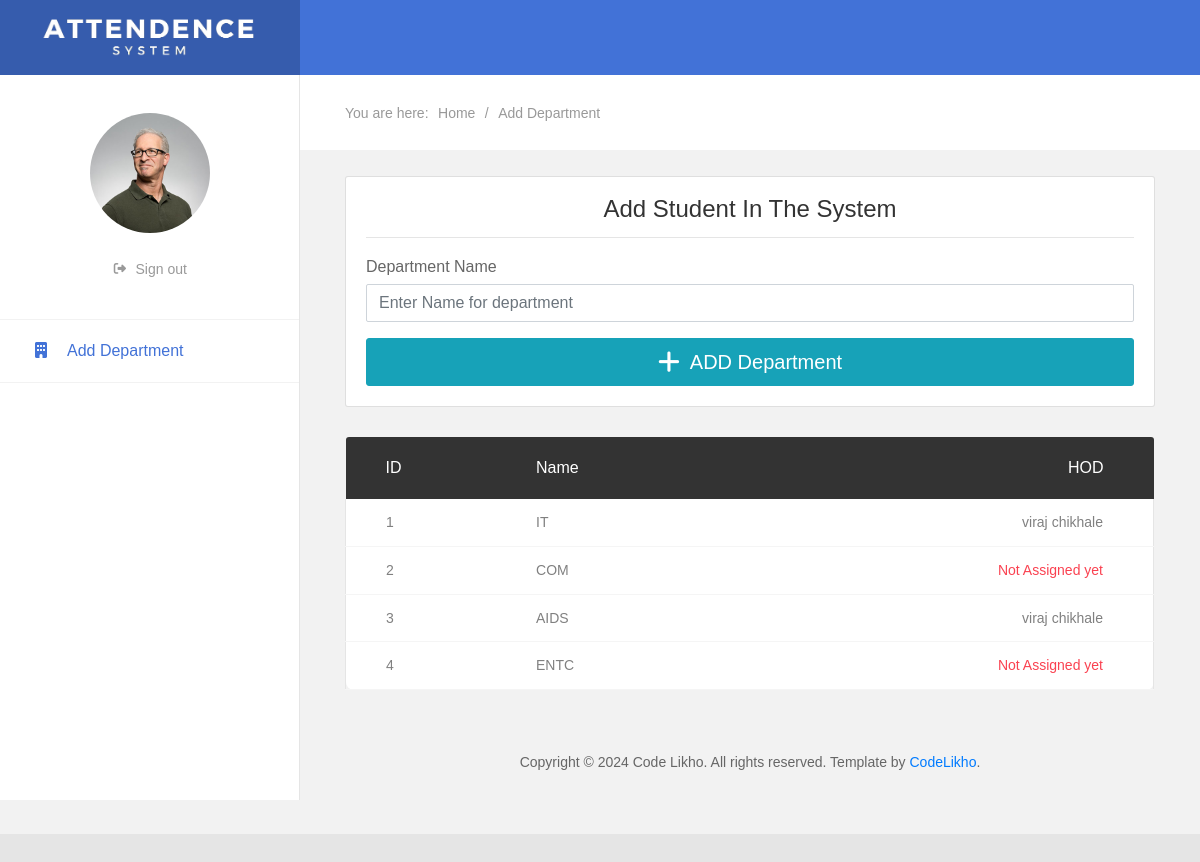
The page /principal/index.php (signed in) on the database as committed earlier.
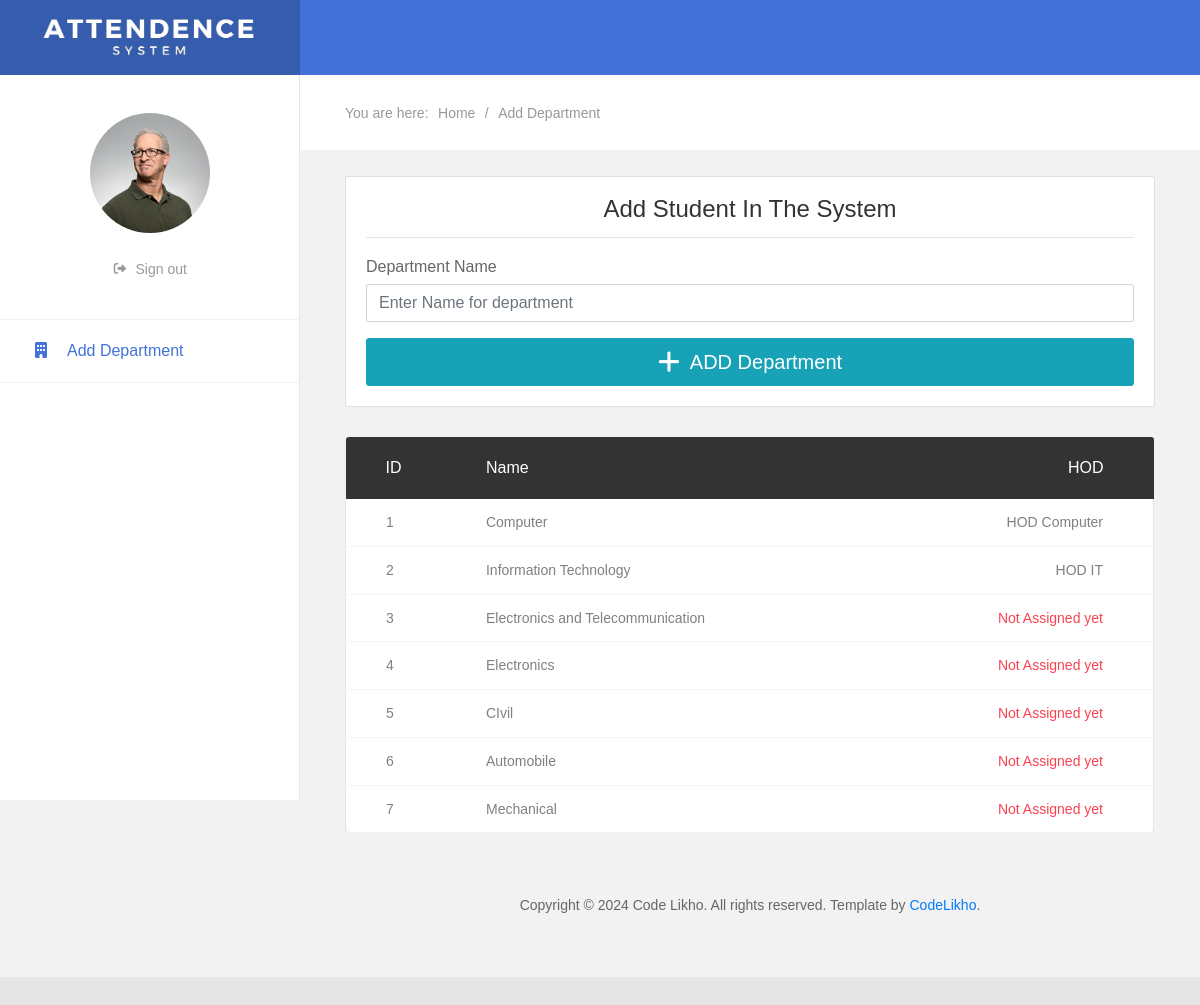
The same page on the database as committed later.
### tables this page shows
CREATE TABLE IF NOT EXISTS `department` (
  `id` int(11) NOT NULL AUTO_INCREMENT,
  `name` text NOT NULL,
  `status` tinyint(1) NOT NULL,
  PRIMARY KEY (`id`)
);

CREATE TABLE IF NOT EXISTS `hod_reg` (
  `id` int(11) NOT NULL AUTO_INCREMENT,
  `first_name` text NOT NULL,
  `last_name` text NOT NULL,
  `email` text NOT NULL,
  `phone` text NOT NULL,
  `password` text NOT NULL,
  `report_to` text NOT NULL,
  `department_id` text NOT NULL,
  PRIMARY KEY (`id`)
);

### principal/index.php (the view, shortened to what this page needs)
<!DOCTYPE html>
<html lang="en">
<head>
    <link href="css/font-face.css" rel="stylesheet" media="all">
    <link href="vendor/font-awesome-4.7/css/font-awesome.min.css" rel="stylesheet" media="all">
    <link href="vendor/font-awesome-5/css/fontawesome-all.min.css" rel="stylesheet" media="all">
    <link href="vendor/mdi-font/css/material-design-iconic-font.min.css" rel="stylesheet" media="all">
    <link href="vendor/bootstrap-4.1/bootstrap.min.css" rel="stylesheet" media="all">
    <link href="vendor/animsition/animsition.min.css" rel="stylesheet" media="all">
    <link href="vendor/bootstrap-progressbar/bootstrap-progressbar-3.3.4.min.css" rel="stylesheet" media="all">
    <link href="vendor/wow/animate.css" rel="stylesheet" media="all">
    <link href="vendor/css-hamburgers/hamburgers.min.css" rel="stylesheet" media="all">
    <link href="vendor/slick/slick.css" rel="stylesheet" media="all">
    <link href="vendor/select2/select2.min.css" rel="stylesheet" media="all">
    <link href="vendor/perfect-scrollbar/perfect-scrollbar.css" rel="stylesheet" media="all">
    <link href="vendor/vector-map/jqvmap.min.css" rel="stylesheet" media="all">
    <link href="css/theme.css" rel="stylesheet" media="all">
</head>
<body class="animsition">
    <div class="page-wrapper">
        <?php
			include ('admin_includes/sidebar.php');
		?>
        <div class="page-container2">
            <?php
                include ('admin_includes/header_desktop.php');
            ?>
            <section class="au-breadcrumb m-t-75">
                <div class="section__content section__content--p30">
                    <div class="container-fluid">
                        <div class="row">
                            <div class="col-md-12">
                                <div class="au-breadcrumb-content">
                                    <div class="au-breadcrumb-left">
                                        <span class="au-breadcrumb-span">You are here:</span>
                                        <ul class="list-unstyled list-inline au-breadcrumb__list">
                                            <li class="list-inline-item active">
                                                <a href="#">Home</a>
                                            </li>
                                            <li class="list-inline-item seprate">
                                                <span>/</span>
                                            </li>
                                            <li class="list-inline-item">Add Department</li>
                                        </ul>
                                    </div>
                                </div>
                            </div>
                        </div>
                    </div>
                </div>
            </section>
            <br>
            <div class="section__content section__content--p30">
                <div class="container-fluid">
                    <div class="row">
                        <div class="col-lg-12">
                            <div class="card">
                                <div class="card-body">
                                    <div class="card-title">
                                        <h3 class="text-center title-2">Add Student in the system</h3>
                                    </div>
                                    <hr>
                                    <form action="" method="post" novalidate="novalidate">
                                        <div class="form-group">
                                            <label for="dept" class="control-label mb-1">Department Name</label>
                                            <input id="dept" name="dept" type="text" class="form-control" aria-required="true" aria-invalid="false" placeholder="Enter Name for department">
                                        </div>
                                        <div>
                                            <button  onclick=response()  id="payment-button" type="button" class="btn btn-lg btn-info btn-block">
                                                <i class="fa fa-plus fa-lg"></i>&nbsp;
                                                <span id="payment-button-amount">ADD Department</span>
                                            </button>
                                        </div>
                                    </form>
                                </div>
                            </div>
                        </div>
                        <div class="col-md-12">
                            <div class="table-responsive m-b-40">
                                <table class="table table-borderless table-data3">
                                    <thead>
                                        <tr>
                                            <th>ID</th>
                                            <th>Name</th>
                                            <th>HOD</th>
                                        </tr>
                                    </thead>
                                    <tbody>
                                        <?php
                                            $res = mysql_query("select * from department");
                                            $idd = 1;
                                            while($row = mysql_fetch_array($res))
                                            {
                                            $res1 = mysql_query("select first_name, last_name from hod_reg where department_id = '".$row['id']."' ");
                                            $row1 = mysql_fetch_array($res1);
                                        ?>
                                        <tr>
                                            <td> <?php echo $idd;?></td>
                                            <td> <?php echo $row['name'];?></td>
                                            <?php
                                            if ($row['status']==1){
                                                ?>
                                            <td><?php echo $row1['first_name']; echo " ".$row1['last_name'];?></td>
                                            <?php
                                            }else{
                                                echo "<td class='denied'>Not Assigned yet</td>";
                                            }
                                            ?>
                                        </tr>
                                        <?php $idd++; }
                                            ?>
                                    </tbody>
                                </table>
                            </div>
                        </div>
                    </div>
                </div>
            </div>
            <section>
                <div class="container-fluid">
                    <div class="row">
                        <div class="col-md-12">
                            <div class="copyright">
                                <p>Copyright © 2024 Code Likho. All rights reserved. Template by <a href="http://codelikho.in">CodeLikho</a>.</p>
                            </div>
                        </div>
                    </div>
                </div>
            </section>
        </div>
    </div>
</body>
</html>

### principal/admin_includes/sidebar.php (shortened to what this page needs)
<aside class="menu-sidebar2">
<div class="logo">
    <a href="#">
        <img src="images/icon/logo-white.png" alt="Cool Admin" />
    </a>
</div>
<div class="menu-sidebar2__content js-scrollbar1">
    <div class="account2">
        <div class="image img-cir img-120">
            <img src="images/icon/avatar-big-01.jpg" alt="John Doe" />
        </div>
        <a href="#"  data-toggle="modal" data-target="#logoutModal"><i class="fas fa-sign-out-alt fa-sm fa-fw mr-2 text-gray-400"></i>Sign out</a>
    </div>
    <nav class="navbar-sidebar2">
        <ul class="list-unstyled navbar__list">
            <li class="active has-sub">
                <a class="js-arrow" href="dept_add.php">
                    <i class="fa-solid fa-building"></i>Add Department
                </a>
            </li>
        </ul>
    </nav>
</div>
</aside>

### principal/admin_includes/header_desktop.php (shortened to what this page needs)
<header class="header-desktop2">
                <div class="section__content section__content--p30">
                    <div class="container-fluid">
                        <div class="header-wrap2">
                            <div class="header-button2">
                                <div class="header-button-item mr-0 js-sidebar-btn">
                                    <i class="zmdi zmdi-menu"></i>
                                </div>
                            </div>
                        </div>
                    </div>
                </div>
            </header>

Rows that differ between the two databases and show on the page:
removed department: name "IT", hod_reg.first_name "viraj", hod_reg.last_name "chikhale"
removed department: name "COM", status "Not Assigned yet"
removed department: name "AIDS", hod_reg.first_name "viraj", hod_reg.last_name "chikhale"
removed department: name "ENTC", status "Not Assigned yet"
added department: name "Computer", hod_reg.first_name "HOD", hod_reg.last_name "Computer"
added department: name "Information Technology", hod_reg.first_name "HOD", hod_reg.last_name "IT"
added department: name "Electronics and Telecommunication", status "Not Assigned yet"
added department: name "Electronics", status "Not Assigned yet"
added department: name "CIvil", status "Not Assigned yet"
added department: name "Automobile", status "Not Assigned yet"
added department: name "Mechanical", status "Not Assigned yet"
